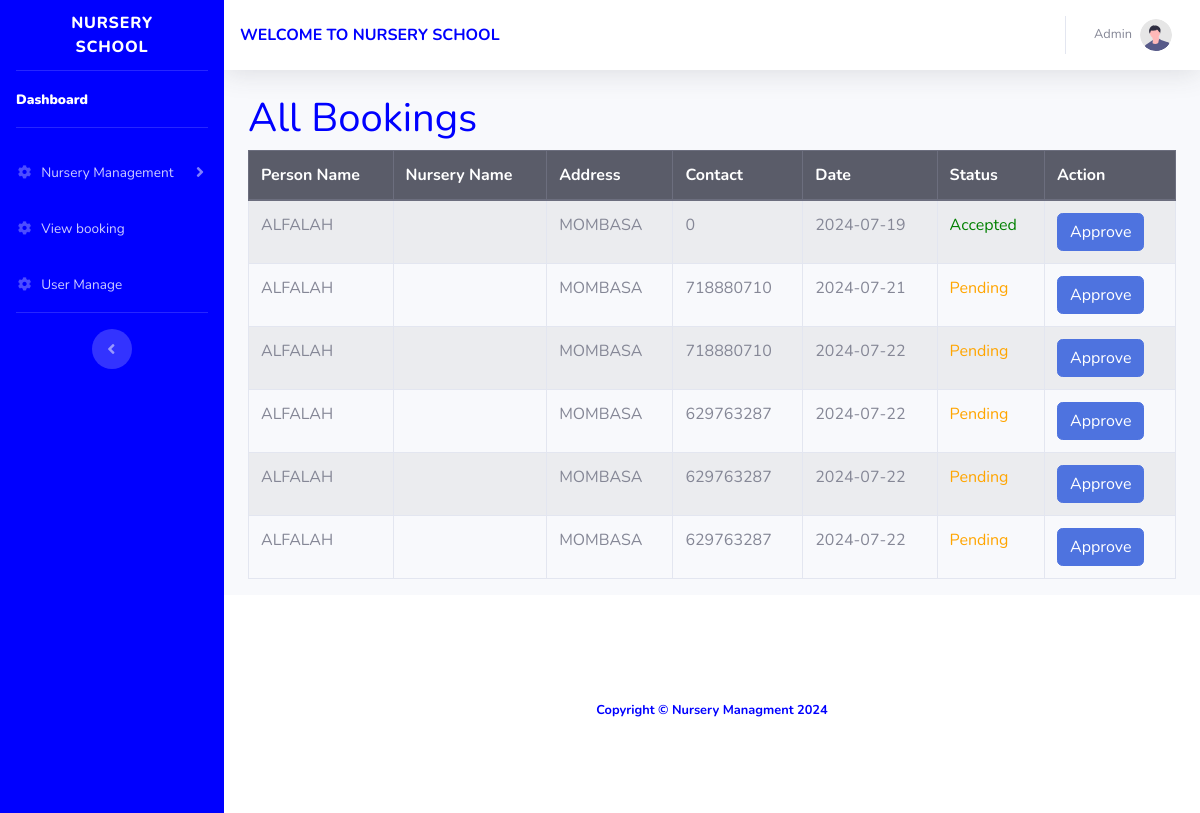
The page /Pages/booking.php (signed in) on the database as committed earlier.
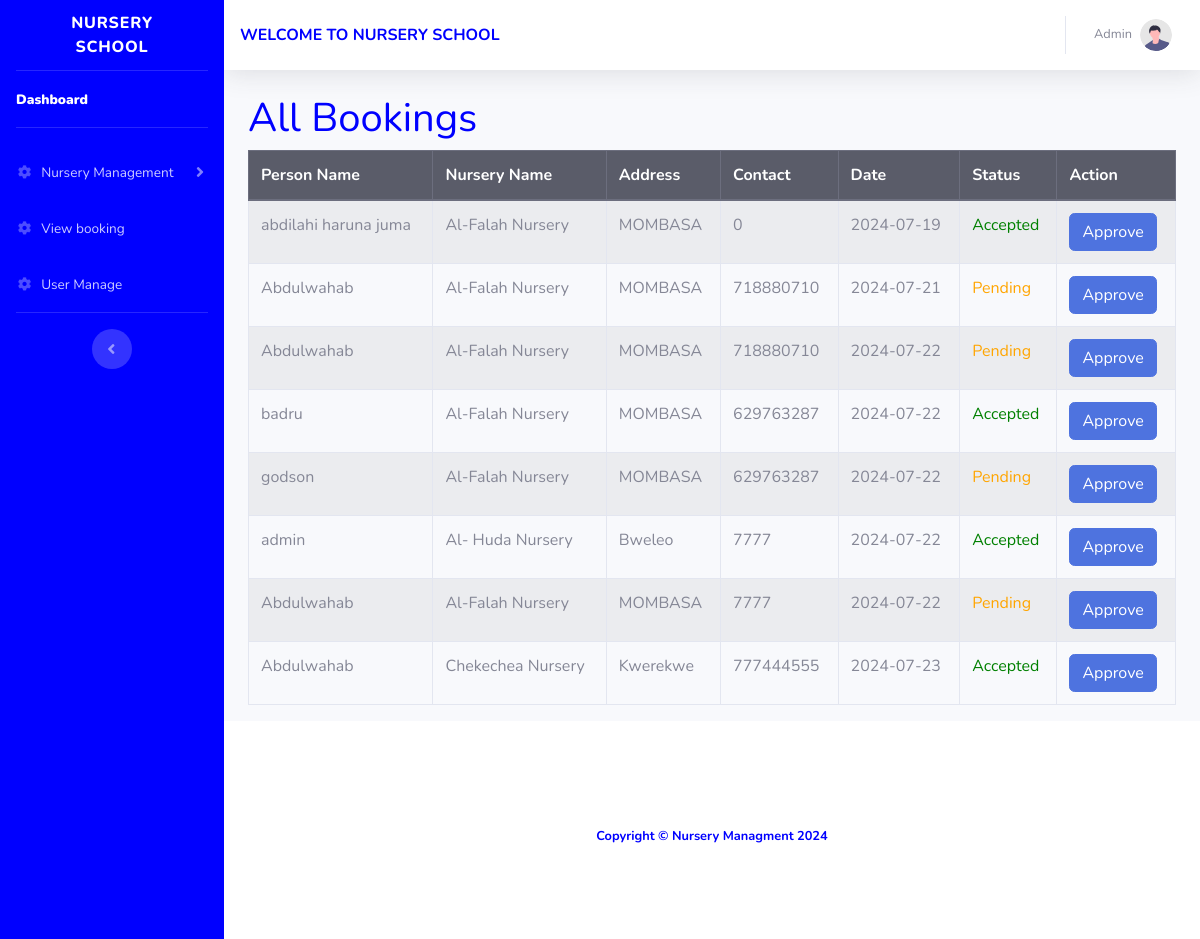
The same page on the database as committed later.
### tables this page shows
CREATE TABLE `booking` (
  `booking_id` int(11) NOT NULL,
  `user_id` int(11) NOT NULL,
  `nursery_id` int(11) NOT NULL,
  `name` varchar(50) NOT NULL,
  `date` date NOT NULL,
  `status` int(11) NOT NULL,
  `phone` int(100) NOT NULL
);

CREATE TABLE `nursery` (
  `nursery_id` int(11) NOT NULL,
  `nursery_name` varchar(100) NOT NULL,
  `address` varchar(255) NOT NULL,
  `contact_information` varchar(100) NOT NULL,
  `staff_id` int(100) NOT NULL,
  `img` varchar(100) NOT NULL
);

### assets/handler/fetch_booking.php (the view, shortened to what this page needs)
<?php
require_once ('connection.php');
$query = "SELECT * FROM booking, nursery WHERE nursery.nursery_id = booking.nursery_id";
$result = $conn->query($query);
if ($result->num_rows > 0) {
    echo '
    <table class="table table-striped table-bordered">
        <thead class="thead-dark">
            <tr>
                <th>Person Name</th>
                <th>Nursery Name</th>
                <th>Address</th>
                <th>Contact</th>
                <th>Date</th>
                <th>Status</th>
                <th>Action</th>
            </tr>
        </thead>
        <tbody>';
    while ($row = $result->fetch_assoc()) {
        $status_text = $row['status'] > 0 ? 'Accepted' : 'Pending';
        $status_color = $row['status'] > 0 ? 'green' : 'orange';
        echo '
        <tr>
            <td>' . htmlspecialchars($row['name']) . '</td>
            <td>' . htmlspecialchars($row['nursery_name']) . '</td>
            <td>' . htmlspecialchars($row['address']) . '</td>
            <td>' . htmlspecialchars($row['phone']) . '</td>
            <td>' . htmlspecialchars($row['date']) . '</td>
            <td style="color: ' . htmlspecialchars($status_color) . ';">' . htmlspecialchars($status_text) . '</td>
            <td><a href="../assets/handler/approve-booking.php?id=' . htmlspecialchars($row['booking_id']) . '" class="btn btn-primary">Approve</a></td>
        </tr>';
    }
    echo '
        </tbody>
    </table>';
} else {
    echo '<div class="alert alert-info" role="alert">No bookings found.</div>';
}
?>

Rows that differ between the two databases and show on the page:
removed booking: nursery.name "ALFALAH", nursery.address "MOMBASA", phone "629763287", date "2024-07-22", status "Pending"
changed booking: name "ALFALAH" → "abdilahi haruna juma"; nursery.nursery_name (not shown) → "Al-Falah Nursery"
changed through a linked row, booking (number 2 of 8 on the later page): name "ALFALAH" → "Abdulwahab"; nursery.nursery_name (not shown) → "Al-Falah Nursery"
changed through a linked row, booking (number 3 of 8 on the later page): name "ALFALAH" → "Abdulwahab"; nursery.nursery_name (not shown) → "Al-Falah Nursery"
changed booking: name "ALFALAH" → "badru"; nursery.nursery_name (not shown) → "Al-Falah Nursery"; status "Pending" → "Accepted"
changed through a linked row, booking: name "ALFALAH" → "godson"; nursery.nursery_name (not shown) → "Al-Falah Nursery"
added booking: name "admin", nursery.nursery_name "Al- Huda Nursery", nursery.address "Bweleo", phone "7777", date "2024-07-22", status "Accepted"
added booking: name "Abdulwahab", nursery.nursery_name "Al-Falah Nursery", nursery.address "MOMBASA", phone "7777", date "2024-07-22", status "Pending"
added booking: name "Abdulwahab", nursery.nursery_name "Chekechea Nursery", nursery.address "Kwerekwe", phone "777444555", date "2024-07-23", status "Accepted"
